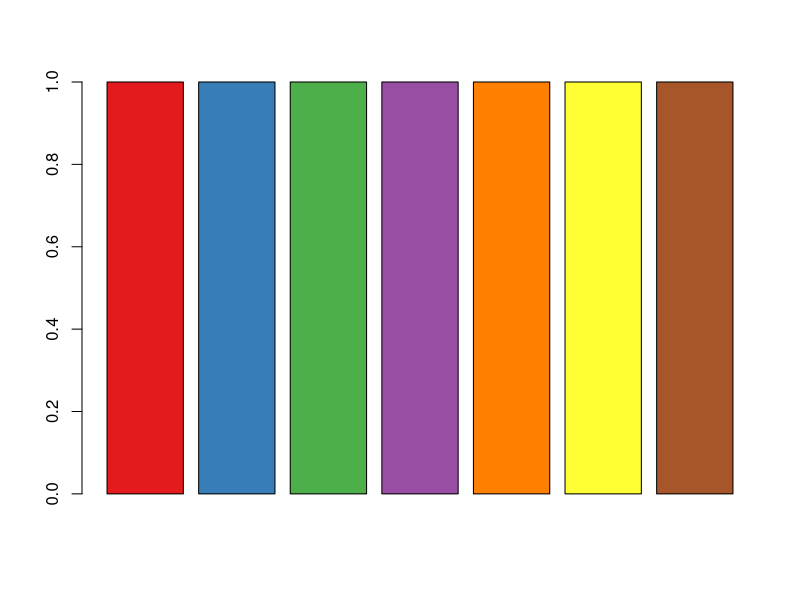
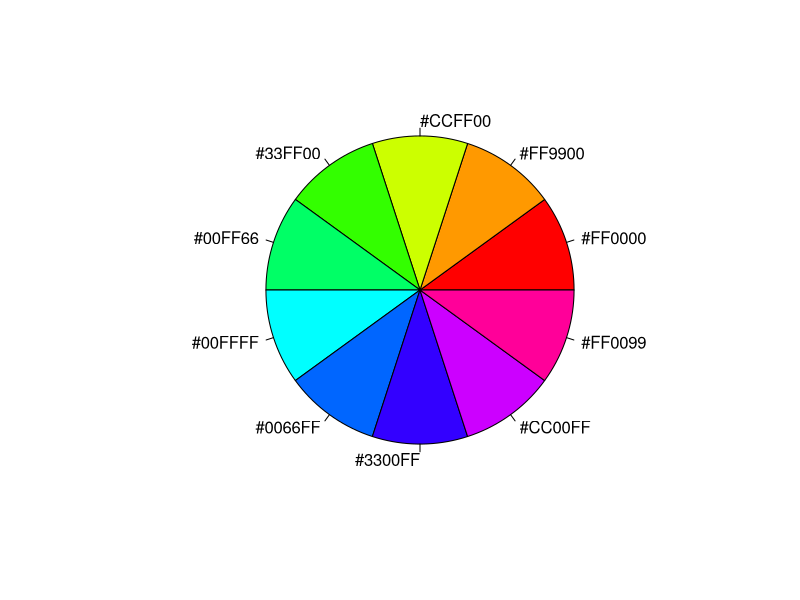
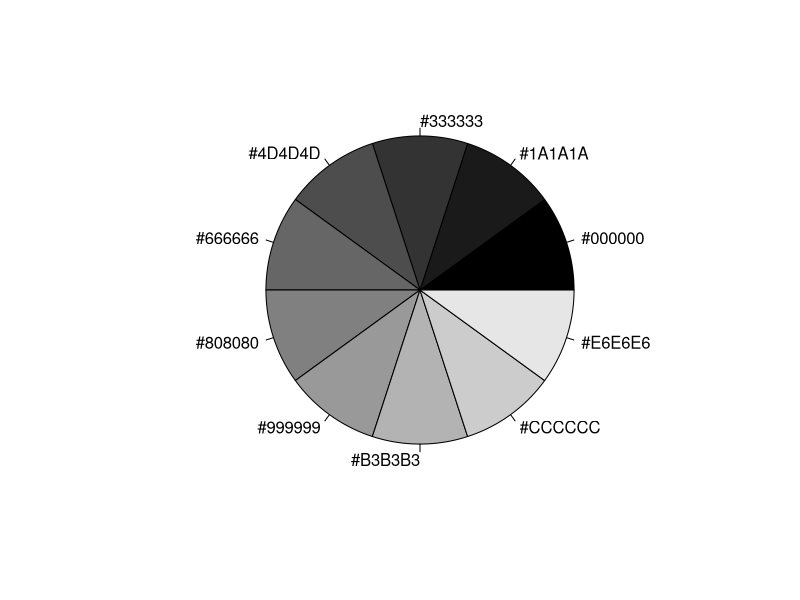
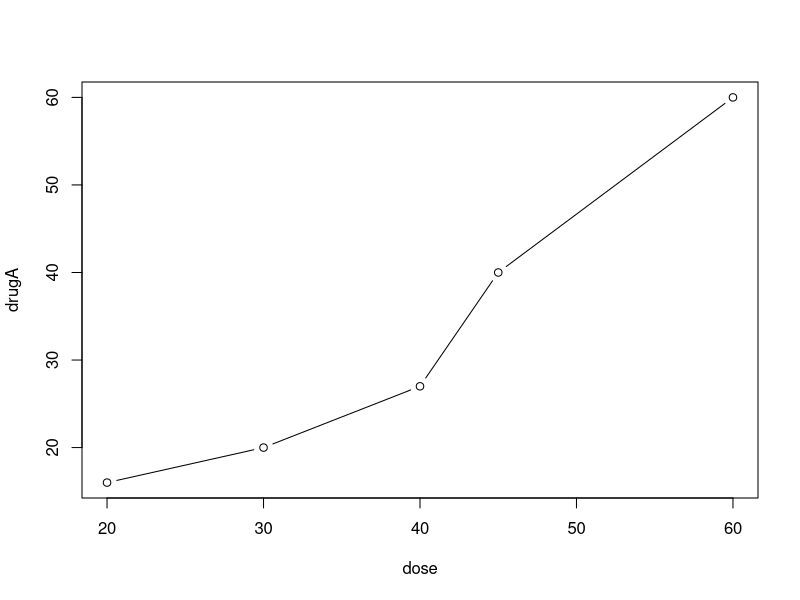
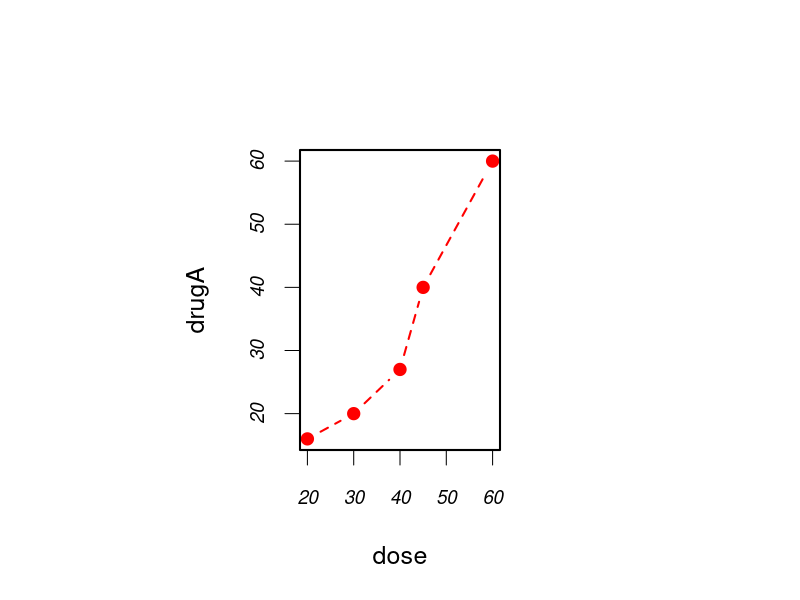
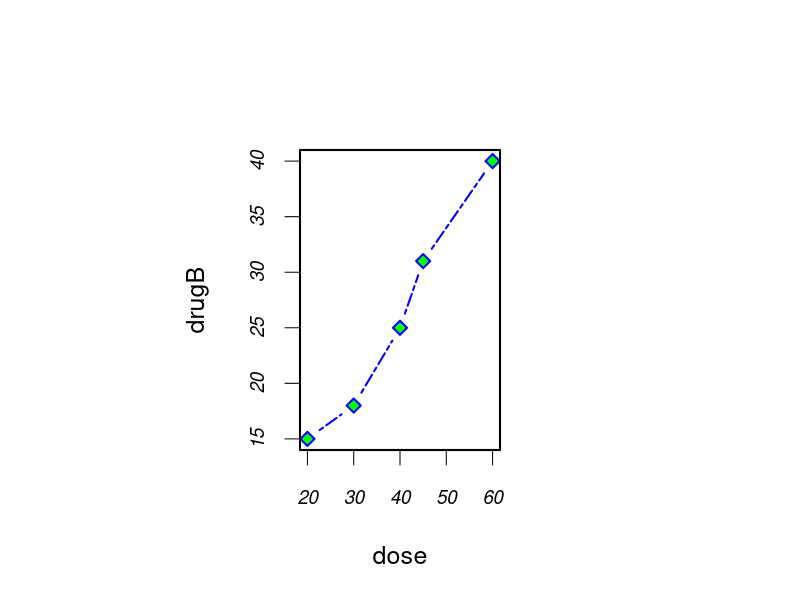
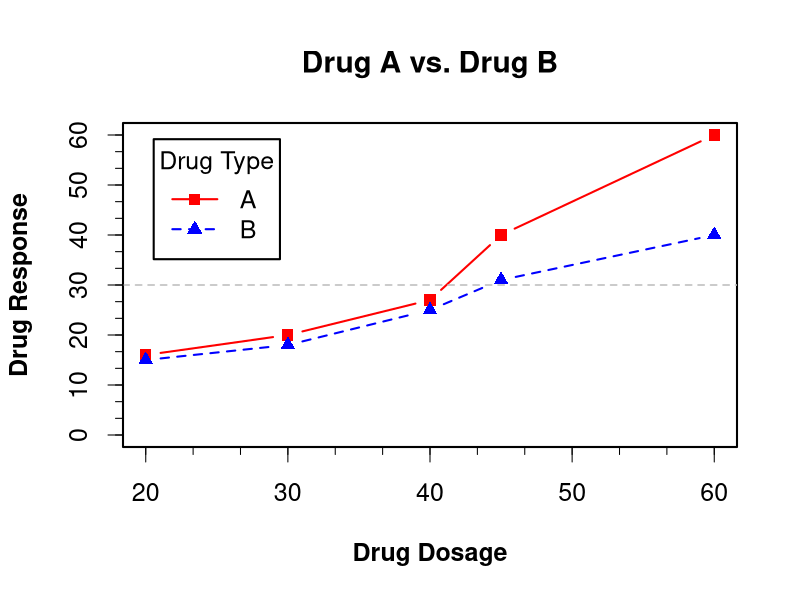
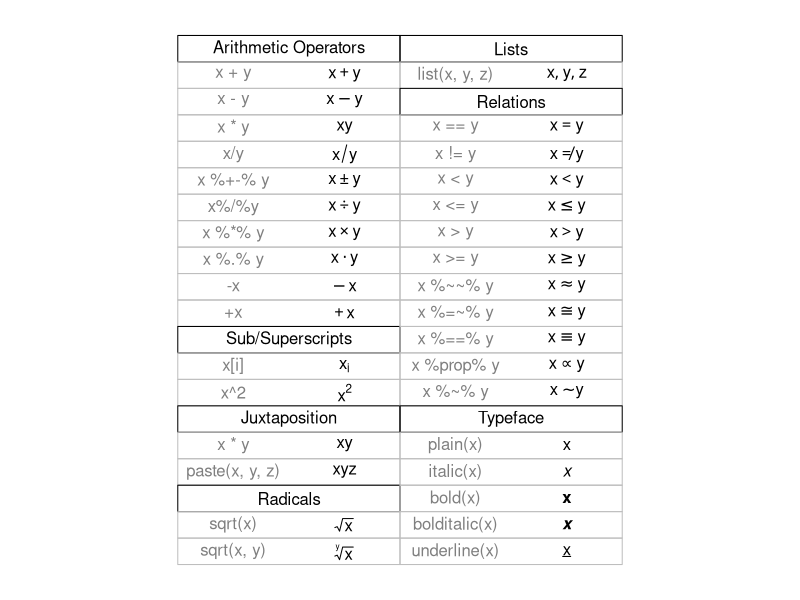

The R source for these figures, in order: (Note: this script raises an error after producing the figures.)

# Chapter3. Getting Started with Graphs


# This chapter covers
#   Creating and saving graphs
#   Customizing symbols, lines, colors, and axes
#   Annotating with text and titles
#   Controlling a graph’s dimensions
#   Combining multiple graphs into one

# Remove most objects from the working environment
rm(list = ls()) 
options(stringsAsFactors = F)



# Section 3.3 Graphical Parameters
?par 
# equal
help("par")

## Section 3.3.2 Colors
library(RColorBrewer)
n <- 7
mycolors <- brewer.pal(n, "Set1")
barplot(rep(1,n), col = mycolors)

n <- 10
mycolors <- rainbow(n)
pie(rep(1,n),labels = mycolors,col = mycolors)
mygrays <- gray(0:n/n)
pie(rep(1,n), labels = mygrays, col = mygrays)

# context
quartzFonts()
names(postscriptFonts())

## Section 3.3.4. Graph and margin dimensions
## code listing 3.1
dose <- c(20, 30, 40, 45, 60)
drugA <- c(16, 20, 27, 40, 60)
drugB <- c(15, 18, 25, 31, 40)

plot(dose, drugA, type = "b")

opar <- par(no.readonly = TRUE)

# par(): 全局有效
par(pin=c(2,3))
par(lwd=2, cex=1.5)
par(cex.axis=.75, font.axis=3)

# plot(): 仅对当前plot()中参数有效
plot(dose, drugA, type = "b", pch=19, lty=2, col="red")
plot(dose, drugB, type = "b", pch=23, lty=6, col="blue", bg="green")

# At end of plotting, reset to previous settings:
par(opar)


# code listing 3.3
dose <- c(20, 30, 40, 45, 60)
drugA <- c(16, 20, 27, 40, 60)
drugB <- c(15, 18, 25, 31, 40)

opar <- par(no.readonly = TRUE)
opar

par(lwd=2, cex=1.5, font.lab=2)

plot(dose, drugA, type = "b", 
     pch=15, lty=1, col="red",ylim = c(0,60),
     main = "Drug A vs. Drug B",
     xlab = "Drug Dosage", ylab = "Drug Response")

lines(dose, drugB, type = "b", 
      pch=17, lty=2, col="blue")
# Add Reference lines
abline(h=c(30), lwd=1.5, lty=2, col="gray")

# Add Minor Tick Marks
library(Hmisc)
minor.tick(nx=3, ny=3, tick.ratio=0.5)

legend("topleft", inset=0.05, title = "Drug Type", c("A", "B"),
       lty=c(1, 2), pch=c(15, 17), col=c("red", "blue"))

par(opar)

# Math Annotations
demo(plotmath)

# 3.4.5. Text annotations
text(location, "text to place", pos, ...)
mtext("text to place", side, line=n, ...)

# 3.5. Combining graphs
help("layout")

# 3.5.1. Creating a figure arrangement with fine control
# code listing 3.4
opar <- par(no.readonly = T)
par(fig=c(0, 0.8, 0, 0.8))
plot(mtcars$wt, mtcars$mpg,
     xlab = "Miles Per Gallon",
     ylab = "Car Weight")

par(fig=c(0, 0.8, 0.55, 1), new=TRUE)
boxplot(mtcars$wt, horizontal = T, axes=FALSE)

par(fig=c(0.65, 1, 0, 0.8), new=TRUE)
boxplot(mtcars$mpg, axes=F)

mtext("Enhanced Scatterplot", side = 3, outer = T, line = -3)
par(opar)
